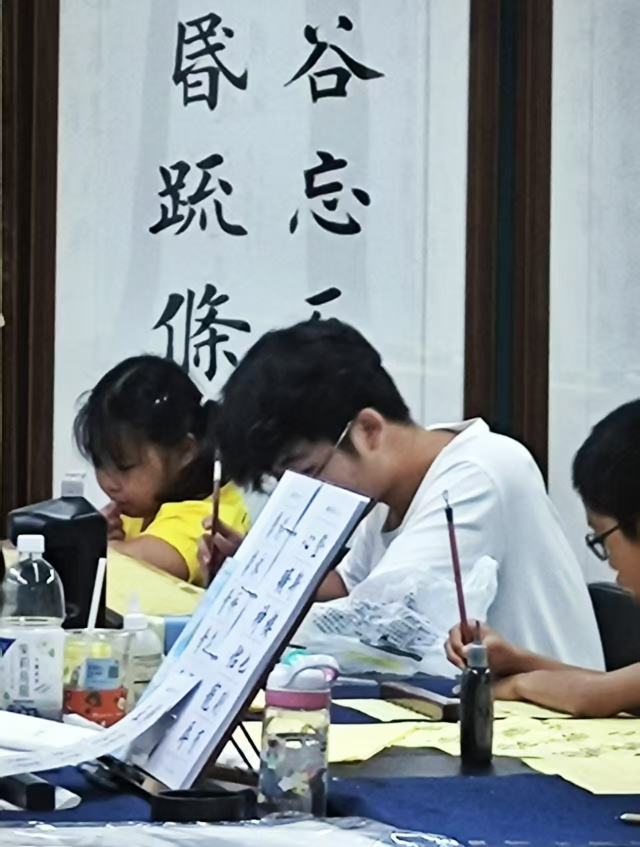
#> input picture images/1.jpg, 1280 x 1693 px, found by its file name (shown at 1/2 size); its folder holds only this picture in this run
$ python make-thumbs.py images/1.jpg images/2.jpg ... '#' '指定文件'
#> lines starting #> are read from the running program, lines starting #| are printed output that depends on the picture
#> in main, im is the input picture: PIL image 1280x1693 RGB; mean R, G, B 135.9, 143.8, 147.1
# -*- coding: utf-8 -*-
"""球体画廊的缩略图生成器（V2.7 续三十五）。

为什么要它：球体上的卡片实际只显示 150×200 CSS px，
直接喂 1280×1693 / 748 KB 的原图是纯浪费 —— 球体一屏要铺 24 张。

做法：**按 3:4 居中裁切**（球体卡片的比例），再缩到 --w × --h。
居中裁切和 CSS 的 `object-fit: cover` 是一致的 ⇒ 视觉上没有任何变化，只是文件小很多。

⚠️ 会自动处理 EXIF 方向（手机竖拍的照片多数靠 EXIF 标记方向，
   不处理的话缩略图会躺倒），并**丢弃 EXIF 元数据**（含 GPS 定位 —— 别把拍摄地发到网上）。

用法：
    python tools/make-thumbs.py images/1.jpg images/2.jpg ...      # 指定文件
    python tools/make-thumbs.py <目录>                             # 目录里所有图片
    python tools/make-thumbs.py <源...> --out images/sphere --w 360 --h 480 --q 82

输出文件名 = 源文件名（.jpg），落在 --out 目录里。
"""
import argparse
import io
import os
import sys

try:
    from PIL import Image, ImageOps
except ImportError:
    sys.exit("!! 这个脚本需要 Pillow。托管版 Python 没装，用 Anaconda 那个：\n"
             '   & "C:/Users/wshix/anaconda3/python.exe" tools/make-thumbs.py ...')

EXTS = (".jpg", ".jpeg", ".png", ".webp", ".bmp", ".tif", ".tiff")
SITE = os.path.dirname(os.path.dirname(os.path.abspath(__file__)))


def cover(im, tw, th):
    """等比放大到能盖住目标框，再居中裁切 —— 等价于 CSS 的 object-fit: cover"""
#> called with tw = 360, th = 480
    r = max(tw / im.width, th / im.height)
#> r = 0.284
    w2, h2 = max(tw, int(round(im.width * r))), max(th, int(round(im.height * r)))
#> w2 = 363; h2 = 480
    im2 = im.resize((w2, h2), Image.LANCZOS)
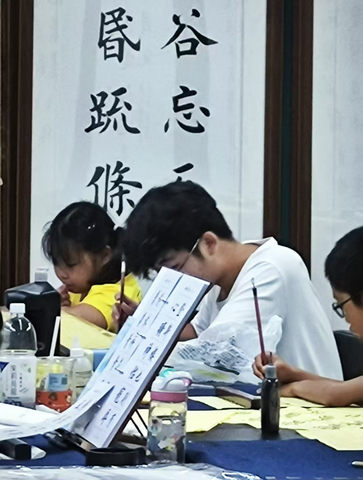
#> im2: PIL image 363x480 RGB; mean R, G, B 135.9, 143.8, 147.1
    left = (w2 - tw) // 2
#> left = 1
    top = (h2 - th) // 2
#> top = 0
    return im2.crop((left, top, left + tw, top + th))
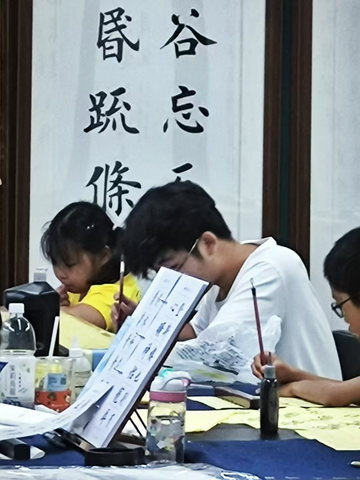
#> returned value: PIL image 360x480 RGB; mean R, G, B 136.1, 144, 147.4


def trim_bottom(im, pct):
    """裁掉底部若干百分比 —— 用来去掉手机相机的「Live Moment / 相机参数」水印。
    ⚠️ 只裁底边，不动其它三边：手机水印一律贴在底部中间。"""
    if pct <= 0:
        return im
    keep = max(1, int(round(im.height * (1 - pct))))
    return im.crop((0, 0, im.width, keep))


def collect(paths):
    out = []
    for p in paths:
        if os.path.isdir(p):
            for f in sorted(os.listdir(p)):
                if f.lower().endswith(EXTS):
                    out.append(os.path.join(p, f))
        elif os.path.isfile(p):
            out.append(p)
        else:
            print("  ⚠️  跳过（找不到）：%s" % p)
    return out


def main():
    ap = argparse.ArgumentParser()
    ap.add_argument("src", nargs="+", help="源图片或目录")
    ap.add_argument("--out", default=os.path.join("images", "sphere"))
    ap.add_argument("--w", type=int, default=360)
    ap.add_argument("--h", type=int, default=480)
    ap.add_argument("--q", type=int, default=82)
    ap.add_argument("--trim-bottom", type=float, default=0.0,
                    help="裁掉底部百分之几（0.12 = 12%%），用于去掉手机相机水印")
    a = ap.parse_args()

    out_dir = a.out if os.path.isabs(a.out) else os.path.join(SITE, a.out)
    if not os.path.isdir(out_dir):
        os.makedirs(out_dir)

    files = collect(a.src)
    if not files:
        sys.exit("!! 没有找到可处理的图片")

    total_in = total_out = 0
    print("目标 %d×%d（3:4 居中裁切）· 质量 %d · 输出到 %s" % (a.w, a.h, a.q, a.out))
    if a.trim_bottom:
        print("⚠️  每张先裁掉底部 %.1f%%（去手机相机水印）" % (a.trim_bottom * 100))
    print("-" * 68)
    for p in files:
        in_kb = os.path.getsize(p) / 1024
        im = Image.open(p)
        im = ImageOps.exif_transpose(im)        # ⚠️ 先按 EXIF 摆正，否则竖拍会躺倒
        im = trim_bottom(im, a.trim_bottom)     # 再裁掉底部的水印条
        if im.mode not in ("RGB", "L"):
            im = im.convert("RGB")
        th = cover(im, a.w, a.h)
        name = os.path.splitext(os.path.basename(p))[0] + ".jpg"
        dst = os.path.join(out_dir, name)
        th.save(dst, "JPEG", quality=a.q, optimize=True, progressive=True)  # 不带 EXIF
        out_kb = os.path.getsize(dst) / 1024
        total_in += in_kb
        total_out += out_kb
        print("  %-22s %7.1f KB  ->  %-24s %6.1f KB" % (
            os.path.basename(p), in_kb, a.out.replace("\\", "/") + "/" + name, out_kb))
    print("-" * 68)
    print("合计 %.1f KB -> %.1f KB（省 %.0f%%）" % (
        total_in, total_out, (1 - total_out / total_in) * 100 if total_in else 0))
    print("⚠️ 缩略图不带 EXIF（含 GPS）—— 别把拍摄地发到网上")


if __name__ == "__main__":
    main()
